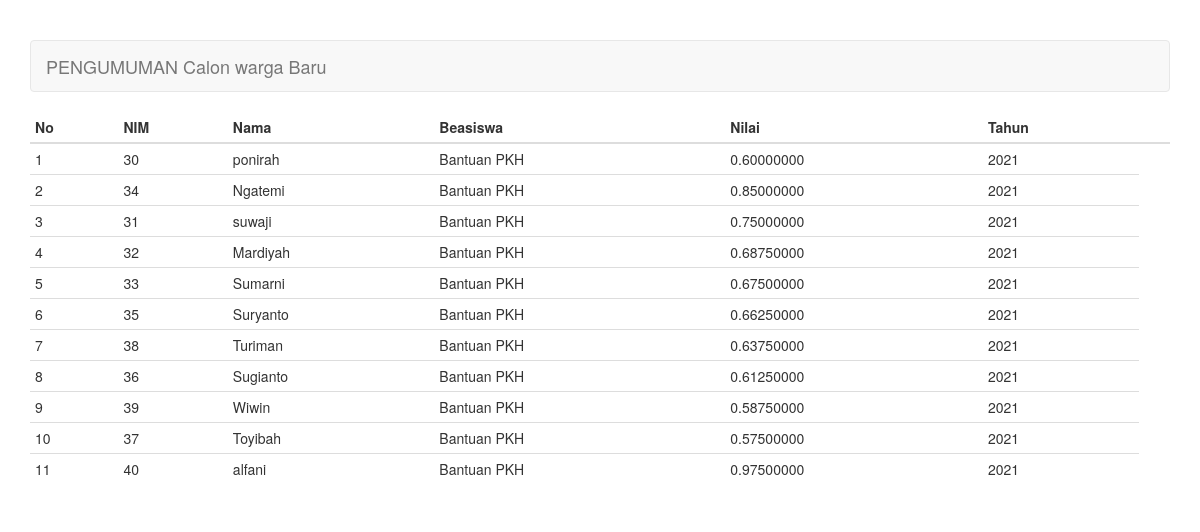
The app's page /pengumuman.php (signed in) with its own data.
### tables this page shows
CREATE TABLE `hasil` (
  `kd_hasil` int(11) NOT NULL,
  `kd_jenis_bantuan` int(11) NOT NULL,
  `nomor` int(11) NOT NULL,
  `nilai` float DEFAULT NULL,
  `tahun` char(4) DEFAULT NULL
);

CREATE TABLE `warga` (
  `nomor` int(11) NOT NULL,
  `nik` bigint(21) DEFAULT NULL,
  `username` varchar(30) NOT NULL,
  `kd_jenis_bantuan` int(11) DEFAULT NULL,
  `nama` varchar(30) DEFAULT NULL,
  `alamat` varchar(100) DEFAULT NULL,
  `tanggal_lahir` date DEFAULT NULL,
  `jenis_kelamin` enum('Laki-laki','Perempuan') DEFAULT NULL,
  `kondisi_ibu` enum('hamil','menyusui','tidak hamil') DEFAULT NULL,
  `anak_balita` enum('ada','tidak ada') DEFAULT NULL,
  `anak_sd` enum('ada','tidak ada') DEFAULT NULL,
  `anak_smp` enum('ada','tidak ada') DEFAULT NULL,
  `anak_sma` enum('ada','tidak ada') DEFAULT NULL,
  `lanjut_usia` enum('<60','>60') DEFAULT NULL,
  `disabilitas` enum('tidak ada','intelektual','mental','fisik') DEFAULT NULL,
  `tahun_mengajukan` char(4) DEFAULT NULL
);

CREATE TABLE `jenis_bantuan` (
  `kd_jenis_bantuan` int(11) NOT NULL,
  `nama` varchar(50) DEFAULT NULL
);

### pengumuman.php (the view, shortened to what this page needs)
<?php
require_once "config.php";
?>
<!DOCTYPE html>
<html lang="en">
<head>
    <link rel="stylesheet" href="assets/css/bootstrap.min.css">
</head>
<body>
    <div class="container">
        <nav class="navbar navbar-default">
            <div class="container-fluid">
                <div class="navbar-header">
                    <a class="navbar-brand" href="#">PENGUMUMAN Calon warga Baru</a>
                </div>
            </div>
        </nav>
        <div class="row">
            <div class="col-md-12">
							<div class="row">
								<div class="col-md-12">
									<table class="table table-condensed">
			                <thead>
			                    <tr>
			                        <th>No</th>
			                        <th>NIM</th>
            									<th>Nama</th>
            									<th>Beasiswa</th>
			                        <th>Nilai</th>
			                        <th>Tahun</th>
			                        <th></th>
			                    </tr>
			                </thead>
			                <tbody>
			                    <?php $no = 1; ?>
			                    <?php if ($query = $connection->query("SELECT b.nama AS jenis_bantuan, a.nomor, a.nilai, a.tahun, c.nama FROM hasil a JOIN jenis_bantuan b USING(kd_jenis_bantuan) JOIN warga c ON a.nomor=c.nomor")): ?>
			                        <?php while($row = $query->fetch_assoc()): ?>
			                        <tr>
			                            <td><?=$no++?></td>
              										<td><?=$row["nomor"]?></td>
              										<td><?=$row["nama"]?></td>
			                            <td><?=$row["jenis_bantuan"]?></td>
			                            <td><?=number_format((float) $row["nilai"], 8, '.', '')?></td>
			                            <td><?=$row['tahun']?></td>
			                        </tr>
			                        <?php endwhile ?>
			                    <?php endif ?>
			                </tbody>
			            </table>
								</div>
							</div>
            </div>
        </div>
    </div>
</body>
</html>

### pengumuman.php (style rules this page uses)
body { margin-top: 40px; }

### records on screen
hasil: nomor "30", nomor.nama "ponirah", kd_jenis_bantuan.nama "Bantuan PKH", nilai "0.60000000", tahun "2021"
hasil: nomor "34", nomor.nama "Ngatemi", kd_jenis_bantuan.nama "Bantuan PKH", nilai "0.85000000", tahun "2021"
hasil: nomor "31", nomor.nama "suwaji", kd_jenis_bantuan.nama "Bantuan PKH", nilai "0.75000000", tahun "2021"
hasil: nomor "32", nomor.nama "Mardiyah", kd_jenis_bantuan.nama "Bantuan PKH", nilai "0.68750000", tahun "2021"
hasil: nomor "33", nomor.nama "Sumarni", kd_jenis_bantuan.nama "Bantuan PKH", nilai "0.67500000", tahun "2021"
hasil: nomor "35", nomor.nama "Suryanto", kd_jenis_bantuan.nama "Bantuan PKH", nilai "0.66250000", tahun "2021"
hasil: nomor "38", nomor.nama "Turiman", kd_jenis_bantuan.nama "Bantuan PKH", nilai "0.63750000", tahun "2021"
hasil: nomor "36", nomor.nama "Sugianto", kd_jenis_bantuan.nama "Bantuan PKH", nilai "0.61250000", tahun "2021"
hasil: nomor "39", nomor.nama "Wiwin", kd_jenis_bantuan.nama "Bantuan PKH", nilai "0.58750000", tahun "2021"
hasil: nomor "37", nomor.nama "Toyibah", kd_jenis_bantuan.nama "Bantuan PKH", nilai "0.57500000", tahun "2021"
hasil: nomor "40", nomor.nama "alfani", kd_jenis_bantuan.nama "Bantuan PKH", nilai "0.97500000", tahun "2021"
